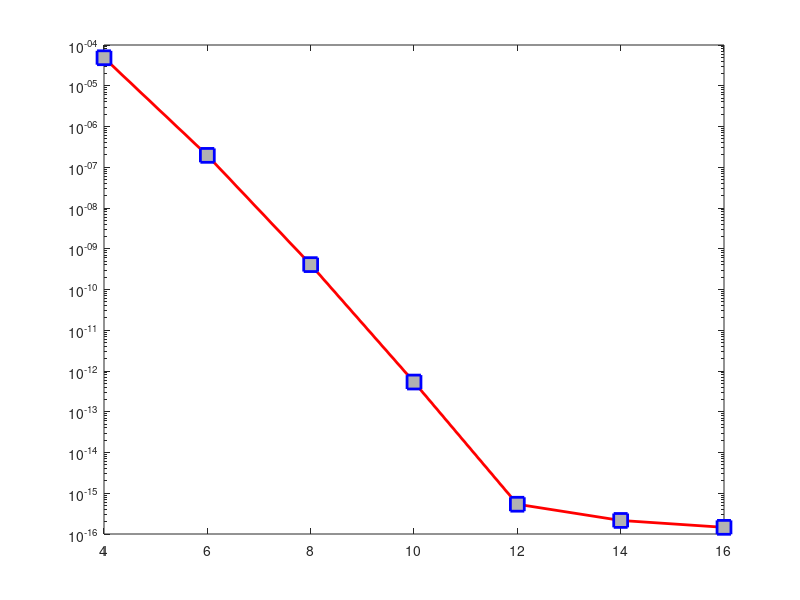

Reproduce this figure in MATLAB.
%----------------------------------------------------------------
%  We want to solve | u''(x)+u(x)=f(x) s.t 0<x<1 by collocation method
%                   |
%                   | u(0)=0,  u(1)=0
%----------------------------------------------------------------
clear
clc
format shorte
V = [4 6 8 10 12 14 16];
E = zeros(length(V),1);
for k=1:length(V)
    n = V(k);
    h = 1/n;
    x = 0:h:1;
    N = length(x);
    %% Basis function
    phi = @(x,j) x.^(j) - x.^(j+1);
    dxxphi = @(x,j) (j)*(j-1).*x.^(j-2) - j*(j+1).*x.^(j-1);
    %% Matrices
    A = zeros(n-1);
    M = zeros(n-1);
    for i=1:n-1
        for j=1:n-1
            A(i,j) = dxxphi(x(i+1),j);
            M(i,j) = phi(x(i+1),j);
        end
    end
    %%
    u = @(x) sin(x)/sin(1) -x;
    f = @(x) -x;
    C = (A+M)\f(x(2:end-1)');
    U = M*C;
    E(k) = norm(U-u(x(2:end-1)'),inf);
end
%% Plot
semilogy(V,E,'-rs',...
    'LineWidth',2,...
    'MarkerSize',10,...
    'MarkerEdgeColor','b',...
    'MarkerFaceColor',[0.7,0.7,0.7])
